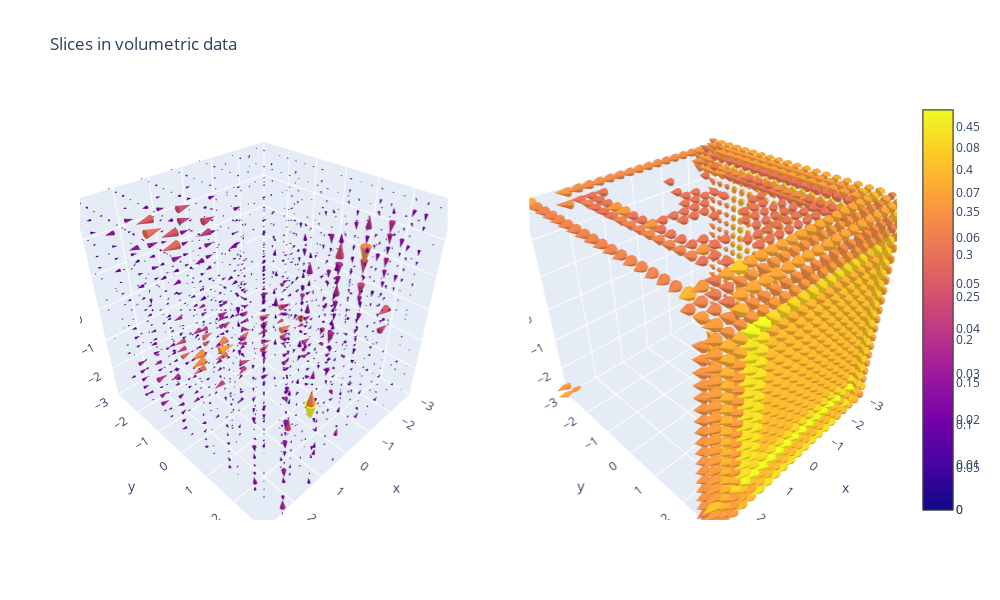

The notebook cell this image was saved under:
### Code cell
def show_in_out_plots(in_field, model):
    fig = make_subplots(
        rows=1, cols=2,
        specs=[[{'type': 'cone'}, {'type': 'cone'}]])

    model = model_list[0]
    x = in_field.reshape(1, 3, 21, 21, 21).to(device)
    x_out = model.forward(x)
    x_out = x_out.to('cpu').detach().numpy().reshape(1, 3, 21, 21, 21)

    field_in, comp_in  = plot_vfield(
            x.cpu().numpy(), 
            cutoff_low = 85, 
            cutoff_high=100, 
            min_max = False,
            scale = 2)
    field_out, comp_out = plot_vfield(
            x_out, 
            cutoff_low = 85, 
            cutoff_high=100, 
            min_max = False,
            scale = 2)

    # add field_in to the first subplot
    fig.add_trace(field_in , row=1, col=1)
    # add field_out to the second subplot
    fig.add_trace(field_out, row=1, col=2)

    fig.update_layout(
            scene = dict(
                xaxis = dict(nticks=10, range=[-3,3],),
                yaxis = dict(nticks=10, range=[-3,3],),
                zaxis = dict(nticks=10, range=[-3,3],)),
            scene2 = dict(
                xaxis = dict(nticks=10, range=[-3,3],),
                yaxis = dict(nticks=10, range=[-3,3],),
                zaxis = dict(nticks=10, range=[-3,3],)),
            title='Slices in volumetric data',
            width=1000, height=600)

    fig.show()
    return comp_in, comp_out
# this is raw field data
test_field = dataset_single.dataraw[0].reshape(1, 3, 21, 21, 21)
# this is the field data after the preprocessing
test_field = dataset_single[0].reshape(1, 3, 21, 21, 21)
#make test field  a tensor
test_field = test_field.clone().detach()
test_field = test_field.to(device, dtype=torch.float)
comp_in, comp_out = show_in_out_plots(test_field, model_list[0])
#comp_in, comp_out = show_in_out_plots(test_field, model_untrained)

### Figure 1 — Plotly figure (JSON) as saved in the notebook; plotly's stock layout.template omitted (floating-point values rounded to 4 significant figures; data arrays with more than 128 entries replaced by an {"elided": "..."} marker saying what was removed)
{"data": [{"scene": "scene", "sizeref": 2, "type": "cone", "u": {"elided": "9261 float values"}, "v": {"elided": "9261 float values"}, "w": {"elided": "9261 float values"}, "x": {"elided": "9261 float values"}, "y": {"elided": "9261 float values"}, "z": {"elided": "9261 float values"}}, {"scene": "scene2", "sizeref": 2, "type": "cone", "u": {"elided": "9261 float values"}, "v": {"elided": "9261 float values"}, "w": {"elided": "9261 float values"}, "x": {"elided": "9261 float values"}, "y": {"elided": "9261 float values"}, "z": {"elided": "9261 float values"}}], "layout": {"height": 600, "scene": {"domain": {"x": [0, 0.45], "y": [0, 1]}, "xaxis": {"nticks": 10, "range": [-3, 3]}, "yaxis": {"nticks": 10, "range": [-3, 3]}, "zaxis": {"nticks": 10, "range": [-3, 3]}}, "scene2": {"domain": {"x": [0.55, 1], "y": [0, 1]}, "xaxis": {"nticks": 10, "range": [-3, 3]}, "yaxis": {"nticks": 10, "range": [-3, 3]}, "zaxis": {"nticks": 10, "range": [-3, 3]}}, "title": {"text": "Slices in volumetric data"}, "width": 1000}}
